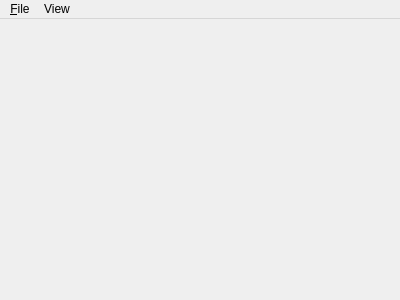
<?xml version="1.0" encoding="UTF-8"?>
<ui version="4.0">
 <class>MainWindow</class>
 <widget class="QMainWindow" name="MainWindow">
  <property name="geometry">
   <rect>
    <x>0</x>
    <y>0</y>
    <width>400</width>
    <height>300</height>
   </rect>
  </property>
  <property name="windowTitle">
   <string>MainWindow</string>
  </property>
  <widget class="QWidget" name="centralWidget"/>
  <widget class="QMenuBar" name="menuBar">
   <property name="geometry">
    <rect>
     <x>0</x>
     <y>0</y>
     <width>400</width>
     <height>21</height>
    </rect>
   </property>
   <widget class="QMenu" name="menu_File">
    <property name="title">
     <string>&amp;File</string>
    </property>
    <addaction name="action_Open_DAG_File"/>
    <addaction name="separator"/>
    <addaction name="action_Exit"/>
   </widget>
   <widget class="QMenu" name="menuView">
    <property name="title">
     <string>View</string>
    </property>
    <addaction name="actionEdit_Controls"/>
    <addaction name="actionShow_Vertex_Normals"/>
    <addaction name="actionShow_Geometry"/>
    <addaction name="actionShow_Bones"/>
    <addaction name="actionShow_Cloth_Bones"/>
    <addaction name="actionShow_Bone_Names"/>
    <addaction name="actionShow_Ground_Plane"/>
    <addaction name="actionBone_Hierarchy"/>
    <addaction name="actionAnimations"/>
   </widget>
   <addaction name="menu_File"/>
   <addaction name="menuView"/>
  </widget>
  <action name="action_Exit">
   <property name="text">
    <string>&amp;Exit</string>
   </property>
   <property name="shortcut">
    <string>Ctrl+Q</string>
   </property>
  </action>
  <action name="action_Open_DAG_File">
   <property name="text">
    <string>&amp;Open</string>
   </property>
   <property name="shortcut">
    <string>Ctrl+O</string>
   </property>
  </action>
  <action name="actionEdit_Controls">
   <property name="checkable">
    <bool>true</bool>
   </property>
   <property name="text">
    <string>Show Controls</string>
   </property>
  </action>
  <action name="actionShow_Vertex_Normals">
   <property name="checkable">
    <bool>true</bool>
   </property>
   <property name="text">
    <string>Show Vertex Normals</string>
   </property>
  </action>
  <action name="actionShow_Geometry">
   <property name="checkable">
    <bool>true</bool>
   </property>
   <property name="text">
    <string>Show Geometry</string>
   </property>
  </action>
  <action name="actionShow_Bones">
   <property name="checkable">
    <bool>true</bool>
   </property>
   <property name="text">
    <string>Show Bones</string>
   </property>
  </action>
  <action name="actionShow_Cloth_Bones">
   <property name="checkable">
    <bool>true</bool>
   </property>
   <property name="text">
    <string>Show Cloth Bones</string>
   </property>
  </action>
  <action name="actionShow_Bone_Names">
   <property name="checkable">
    <bool>true</bool>
   </property>
   <property name="text">
    <string>Show Bone Names</string>
   </property>
  </action>
  <action name="actionShow_Ground_Plane">
   <property name="checkable">
    <bool>true</bool>
   </property>
   <property name="text">
    <string>Show Ground Plane</string>
   </property>
  </action>
  <action name="actionBone_Hierarchy">
   <property name="text">
    <string>Bone Hierarchy</string>
   </property>
  </action>
  <action name="actionAnimations">
   <property name="text">
    <string>Animations</string>
   </property>
  </action>
 </widget>
 <layoutdefault spacing="6" margin="11"/>
 <resources/>
 <connections/>
</ui>
